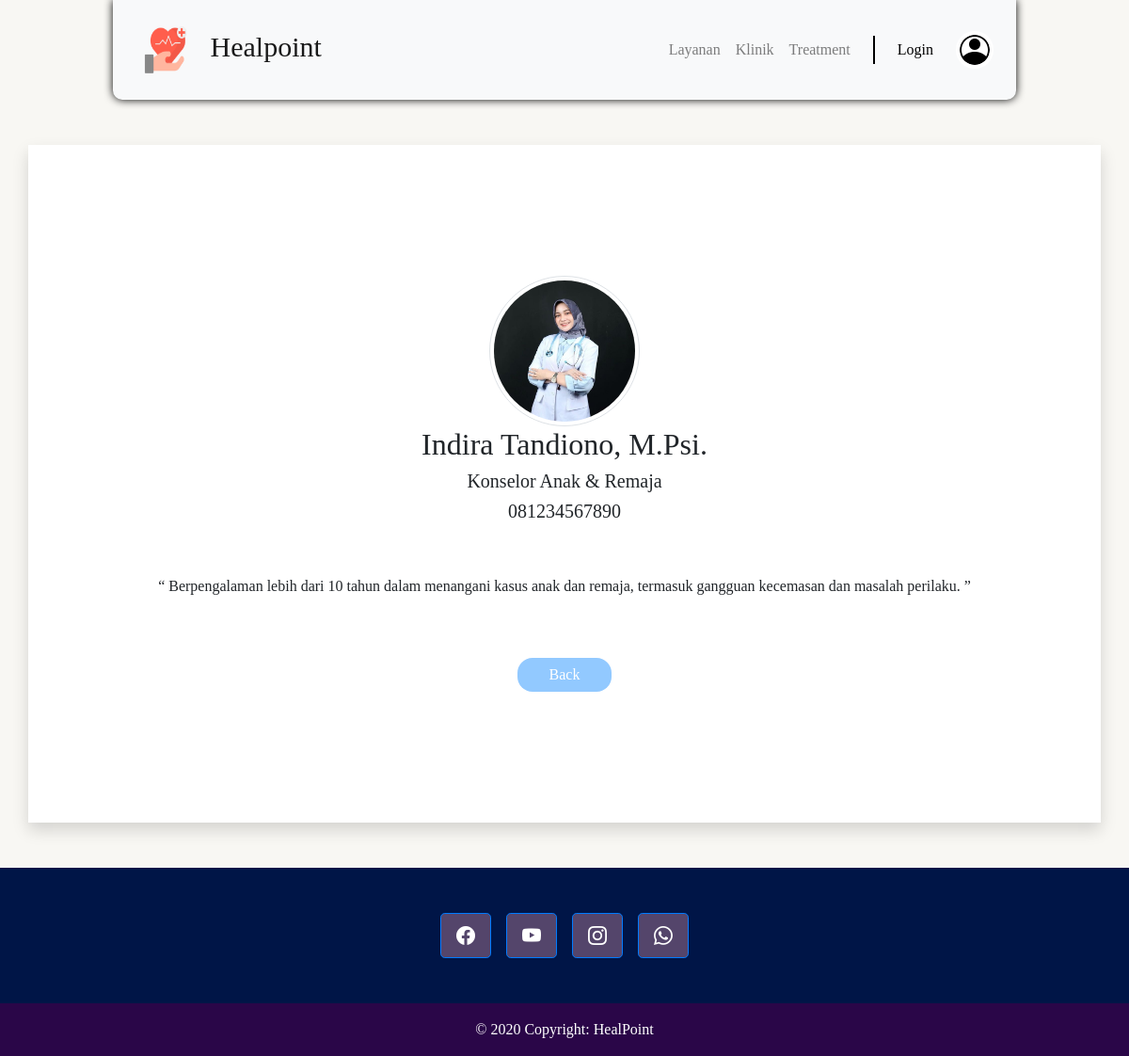
Page /lihatprofile.php?id=1 on the committed database.
### tables this page shows
CREATE TABLE `psychologists` (
  `id` int(11) NOT NULL,
  `name` varchar(255) DEFAULT NULL,
  `specialization` varchar(255) DEFAULT NULL,
  `bio` text DEFAULT NULL,
  `contact` varchar(20) DEFAULT NULL
);

### lihatprofile.php (the view, shortened to what this page needs)
<?php
    include './inc/inc_header.php';
    require_once "./inc/inc_connection.php";
    if (isset($_GET['id'])) {
        $id = intval($_GET['id']);
        $sql = "SELECT id, name, specialization, bio, contact,
                       (SELECT image_path FROM psychologist_images WHERE psychologist_id = psychologists.id LIMIT 1) as image_path
                FROM psychologists
                WHERE id = ?";
        $stmt = $koneksi->prepare($sql);
        $stmt->bind_param("i", $id);
        $stmt->execute();
        $result = $stmt->get_result();
        if ($result->num_rows > 0) {
            $row = $result->fetch_assoc();
            $name = htmlspecialchars($row['name']);
            $specialization = htmlspecialchars($row['specialization']);
            $bio = htmlspecialchars($row['bio']);
            $contact = htmlspecialchars($row['contact']);
            $imagePath = $row['image_path'] ? htmlspecialchars($row['image_path']) : 'https://via.placeholder.com/150';
        } else {
            echo "<p class='text-center'>Psikolog tidak ditemukan.</p>";
            exit;
        }
    } else {
        echo "<p class='text-center'>ID Psikolog tidak ditemukan.</p>";
        exit;
    }
?>
    <section>
        <div class="container-fluid my-5" style=" display: flex; align-items: center;">
            <div class="container container-profile bg-white border-rounded shadow">
                <img src="<?php echo $imagePath; ?>" class="img-thumbnail picture-view" alt="Psikolog Image">
                <h2 class="psikologis-name">
                <?php echo $name; ?>
                </h2>
                <h5 class="specialization">
                 <?php echo $specialization; ?>
                </h5>
                <h5 class="contact">
                <?php echo $contact; ?>
                </h5>
                 <div class=" my-5 bg-white">
                    <q class="bio">
                    <?php echo $bio; ?>
                    </q>
                </div>
                <div class="contact-person mt-3">
                    <a href="klinikpage.php" class="btn btn-primary" style="background-color:#92C9FF; width:100px; border:none; border-radius: 16px;">Back</a>
                </div>
            </div>
        </div>
    </section>
<?php
    include './inc/inc_footer.php';
?>

### style.css (style rules this page uses)
*, html { font-family: Poppins; }
body { background-color: #F8F7F3; font-family: "Inria Sans", serif; overflow: -moz-scrollbars-none; -ms-overflow-style: none; scrollbar-width: none; }
.container-profile { min-height: 90vh; display: flex; justify-content: center; align-items: center; flex-direction: column; }
.picture-view { width: 10rem; height: 10rem; object-fit: cover; border-radius: 50%; }

### rows in the picture
psychologists: name "Indira Tandiono, M.Psi.", specialization "Konselor Anak & Remaja", contact "081234567890", bio "Berpengalaman lebih dari 10 tahun dalam menangani kasus anak dan remaja, termasuk gangguan kecemasan dan masalah perilaku."
